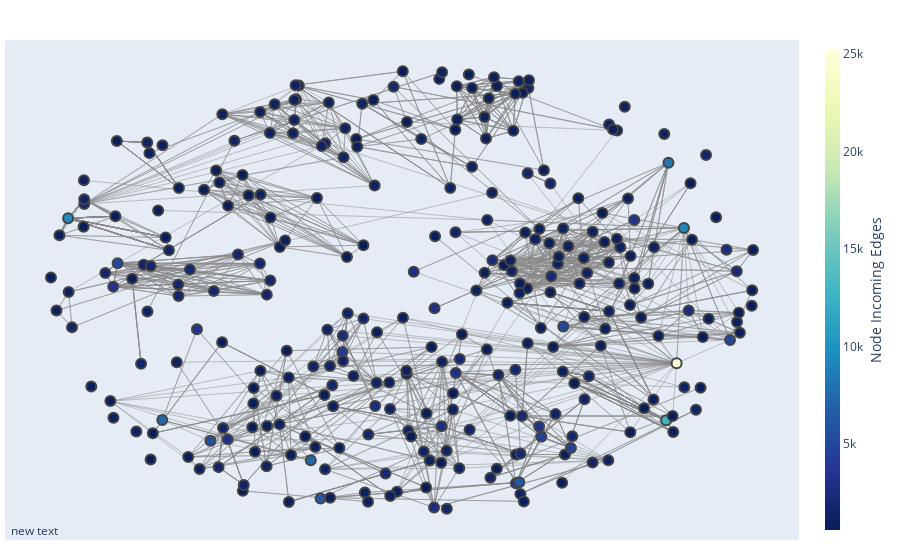

Write notebook code for a chart like this one.
### Code cell
draw_graph(E, D)

### Figure 1 — Plotly figure (JSON) as saved in the notebook; plotly's stock layout.template omitted (floating-point values rounded to 4 significant figures; data arrays with more than 128 entries replaced by an {"elided": "..."} marker saying what was removed)
{"data": [{"hoverinfo": "none", "line": {"color": "#888", "width": 0.5}, "mode": "lines", "type": "scatter", "x": {"elided": "11622 float values"}, "y": {"elided": "11622 float values"}}, {"hoverinfo": "text", "marker": {"color": {"elided": "294 int values"}, "colorbar": {"thickness": 15, "title": {"side": "right", "text": "Node Incoming Edges"}, "xanchor": "left"}, "colorscale": [[0, "rgb(255,255,217)"], [0.125, "rgb(237,248,177)"], [0.25, "rgb(199,233,180)"], [0.375, "rgb(127,205,187)"], [0.5, "rgb(65,182,196)"], [0.625, "rgb(29,145,192)"], [0.75, "rgb(34,94,168)"], [0.875, "rgb(37,52,148)"], [1, "rgb(8,29,88)"]], "line": {"width": 2}, "reversescale": true, "showscale": true, "size": 10}, "mode": "markers", "text": {"elided": "294 str values"}, "type": "scatter", "x": {"elided": "294 float values"}, "y": {"elided": "294 float values"}}], "layout": {"annotations": [{"showarrow": false, "x": 0.005, "xref": "paper", "y": -0.002, "yref": "paper"}], "hovermode": "closest", "margin": {"b": 20, "l": 5, "r": 5, "t": 40}, "showlegend": false, "xaxis": {"showgrid": false, "showticklabels": false, "zeroline": false}, "yaxis": {"showgrid": false, "showticklabels": false, "zeroline": false}}}
